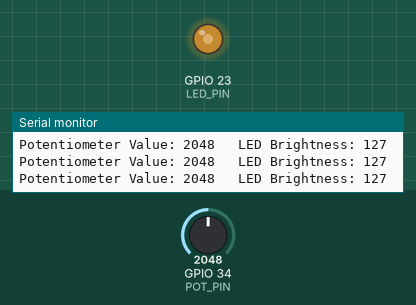
Simulated run of this sketch. Board: ESP32. On the bench: output pins drawn as LEDs (lit = HIGH), the last lines printed to the serial monitor. The test bench sets the inputs (shaded band); at power-on: GPIO 34 (POT_PIN) = 2048.

Above: at 1.2 s.
1.3 s: GPIO 34 (POT_PIN) set to 2866
At 2.5 s:
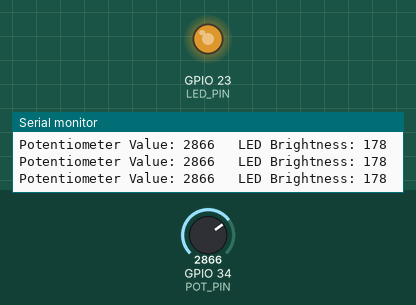
2.9 s: GPIO 34 (POT_PIN) set to 3603
At 3.8 s:
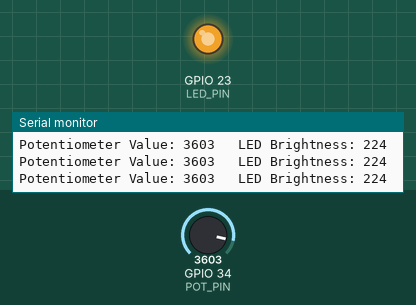
4.5 s: GPIO 34 (POT_PIN) set to 491
At 5.2 s:
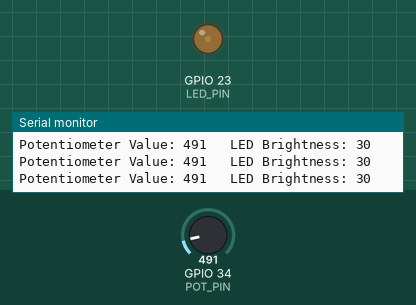
6.1 s: GPIO 34 (POT_PIN) set to 0
At 6.5 s:
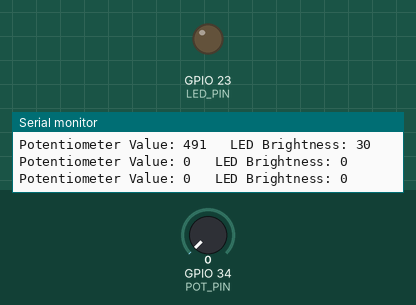
7.7 s: GPIO 34 (POT_PIN) set to 2047
At 9.1 s:
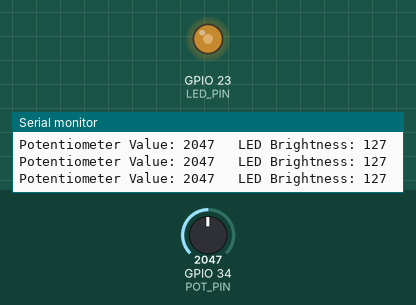
Timing chart, 0 to 10.3 s (numbered marks = the images above; inputs shaded):
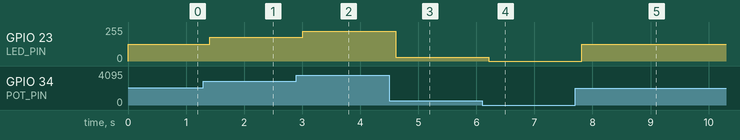

The sketch:

ESP32_Smart_Control_Panel.ino
```cpp
#define LED_PIN 23
#define POT_PIN 34

void setup()
 {
  Serial.begin(115200);
  pinMode(LED_PIN, OUTPUT);

  Serial.println("ESP32 Potentiometer LED Control");
}

void loop() {
  int potValue = analogRead(POT_PIN);

  // ESP32 ADC: 0 to 4095
  // LED brightness: 0 to 255
  int brightness = map(potValue, 0, 4095, 0, 255);

  analogWrite(LED_PIN, brightness);

  Serial.print("Potentiometer Value: ");
  Serial.print(potValue);

  Serial.print("   LED Brightness: ");
  Serial.println(brightness);

  delay(200);
}
```

Measured:
- after the input at 1.3 s, GPIO 23 (LED_PIN): 127/255 → 178/255 after 0.10 s
- after the input at 2.9 s, GPIO 23 (LED_PIN): 178/255 → 224/255 after 0.11 s
- after the input at 4.5 s, GPIO 23 (LED_PIN): 224/255 → 30/255 after 0.11 s
- after the input at 6.1 s, GPIO 23 (LED_PIN): 30/255 → 0/255 after 0.11 s
- after the input at 7.7 s, GPIO 23 (LED_PIN): 0/255 → 127/255 after 0.12 s
